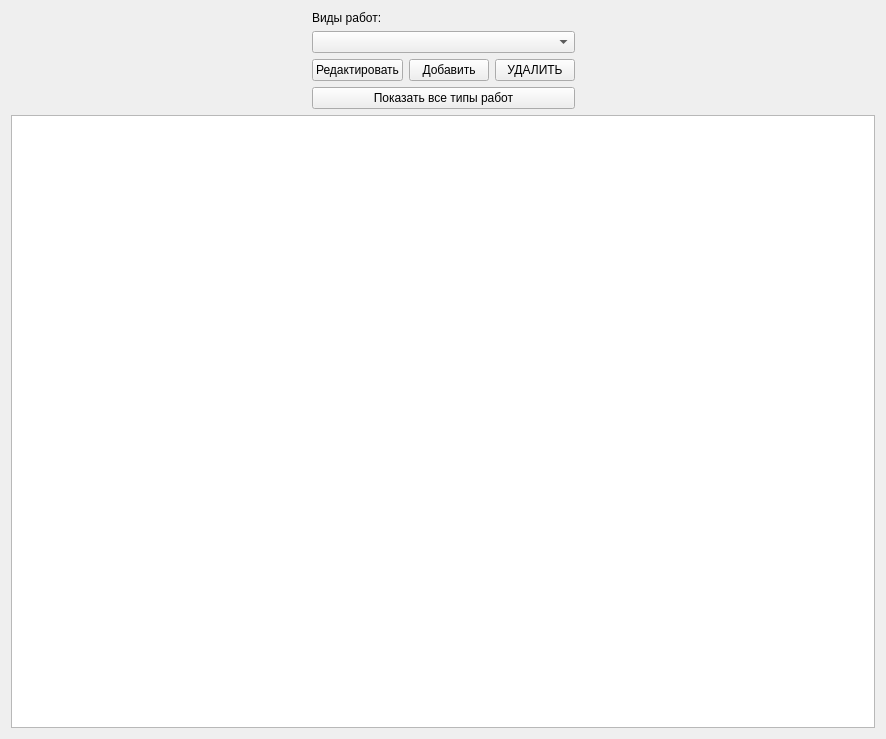
<?xml version="1.0" encoding="UTF-8"?>
<ui version="4.0">
 <class>WorkTypeReportWidget</class>
 <widget class="QWidget" name="WorkTypeReportWidget">
  <property name="geometry">
   <rect>
    <x>0</x>
    <y>0</y>
    <width>886</width>
    <height>739</height>
   </rect>
  </property>
  <property name="windowTitle">
   <string>Form</string>
  </property>
  <layout class="QVBoxLayout" name="verticalLayout_2">
   <item>
    <layout class="QHBoxLayout" name="horizontalLayout_3">
     <item>
      <spacer name="horizontalSpacer_3">
       <property name="orientation">
        <enum>Qt::Orientation::Horizontal</enum>
       </property>
       <property name="sizeHint" stdset="0">
        <size>
         <width>40</width>
         <height>20</height>
        </size>
       </property>
      </spacer>
     </item>
     <item>
      <layout class="QVBoxLayout" name="verticalLayout">
       <item>
        <layout class="QHBoxLayout" name="horizontalLayout_2"/>
       </item>
       <item>
        <widget class="QLabel" name="label">
         <property name="text">
          <string>Виды работ:</string>
         </property>
        </widget>
       </item>
       <item>
        <widget class="QComboBox" name="comboBox_work_type_list"/>
       </item>
       <item>
        <layout class="QHBoxLayout" name="horizontalLayout">
         <item>
          <widget class="QPushButton" name="pushButton_edit_work_type">
           <property name="text">
            <string>Редактировать</string>
           </property>
          </widget>
         </item>
         <item>
          <widget class="QPushButton" name="pushButton_add_work_type">
           <property name="text">
            <string>Добавить</string>
           </property>
          </widget>
         </item>
         <item>
          <widget class="QPushButton" name="pushButton_delete_work_type">
           <property name="text">
            <string>УДАЛИТЬ</string>
           </property>
          </widget>
         </item>
        </layout>
       </item>
       <item>
        <widget class="QPushButton" name="pushButton_show_all_work_types">
         <property name="text">
          <string>Показать все типы работ</string>
         </property>
        </widget>
       </item>
      </layout>
     </item>
     <item>
      <spacer name="horizontalSpacer_2">
       <property name="orientation">
        <enum>Qt::Orientation::Horizontal</enum>
       </property>
       <property name="sizeHint" stdset="0">
        <size>
         <width>40</width>
         <height>20</height>
        </size>
       </property>
      </spacer>
     </item>
    </layout>
   </item>
   <item>
    <widget class="QTableWidget" name="tableWidget_work_type_data_table"/>
   </item>
  </layout>
 </widget>
 <resources/>
 <connections/>
</ui>
